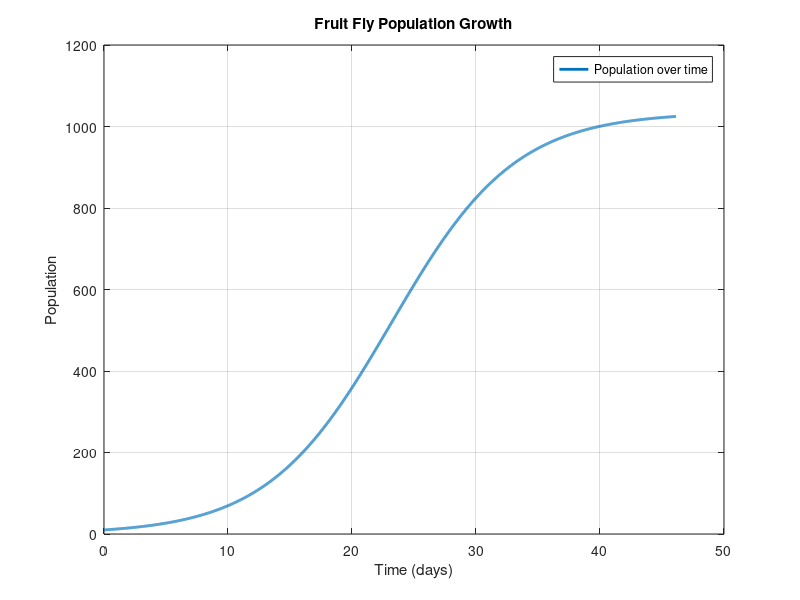

This chart was generated by the following MATLAB code:
function population_flies()
    % Parameters
    a = 1/5;           % Growth rate (alpha)
    b = 1/5175;        % Capacity parameter (beta)
    x0 = 10;           % Initial population
    t_s = 0.01;        % Time step size
    t_max = 100;       % Maximum observation time
    threshold = 0.99;  % 99% of the maximum population

    % Initialization
    t = 0:t_s:t_max;   % Time vector
    P = zeros(length(t), 1); % Population array
    P(1) = x0;         % Set initial population

    % Euler
    for i = 1:length(t)-1
        P_ = a * P(i) - b * P(i)^2; % Compute population derivative
        P(i+1) = P(i) + t_s * P_;   % Update population using Euler step

        % Stop when 99% of the maximum population is reached
        P_max = a / b;  % Analytical maximum population
        if P(i+1) >= threshold * P_max
            t = t(1:i+1); % Trim time vector
            P = P(1:i+1); % Trim population vector
            break;
        end
    end

    % Display results
    fprintf('Population after 12 days: %.2f\n', P(round(12/t_s)));
    fprintf('Asymptotic population size: %.2f\n', a / b);

    % Plot the population growth
    plot(t, P, 'LineWidth', 2);
    xlabel('Time (days)');
    ylabel('Population');
    title('Fruit Fly Population Growth');
    grid on;
    legend('Population over time');
end